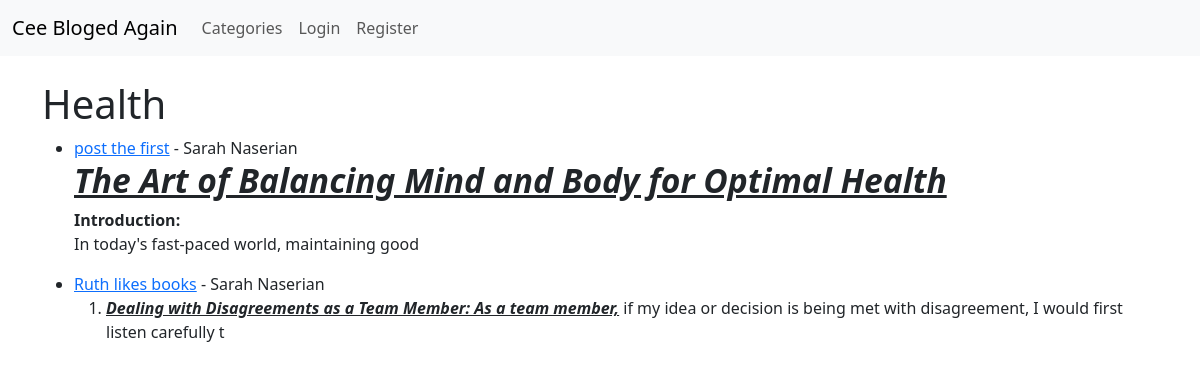
The page /category/health on the database its author committed.
### blog_cee/models.py (models this page shows, shortened)
class Post(models.Model):
    title = models.CharField(max_length=255)
    header_image = models.ImageField(null=True,blank=True,upload_to="images/")
    title_tag = models.CharField(max_length=255, default="cee blogged")
    author = models.ForeignKey(User, on_delete = models.CASCADE)
    body = RichTextField(blank=True, null=True)
    post_date = models.DateField(auto_now_add = True)
    category = models.CharField(max_length=255)
    snippet = models.CharField(max_length=255)
    likes = models.ManyToManyField(User,related_name ='blogposts')

### blog_cee/views.py (the view)
# urls.py: path('category/<str:cats>', Categoryview, name='category'),
def Categoryview(request, cats):
    category_posts = Post.objects.filter(category=cats.replace('-',' '))
    return render(request,'categories.html',{'cats':cats.title().replace('-',' '),'category_posts':category_posts})

### blog_cee/templates/categories.html
{% extends 'base_new.html' %}
{% block content %}
    {% if category_posts %}
        <h1>{{cats}}</h1>
        <ul>
        {% for post in category_posts %}
            <li> <a href="{% url 'article-detail' post.pk %}">{{post.title}}</a> - {{post.author.first_name}} {{post.author.last_name}}<br>
                {{post.body|slice:":200"|safe}}</li>
        {% endfor %}
        </ul>
    {% else %}
    <h2>Sorry this page does not exist</h2>
    {% endif %}
{% endblock %}

### rows shown on the page
Post: title "post the first", author.first_name "Sarah", author.last_name "Naserian", body "The Art of Balancing Mind and Body for Optimal Health Introduction: In today's fast-paced world, maintaining good"
Post: title "Ruth likes books", author.first_name "Sarah", author.last_name "Naserian", body "Dealing with Disagreements as a Team Member: As a team member, if my idea or decision is being met with disagreement, I would first listen carefully t"

### other values the page prints
{{ cats }} "Health"
